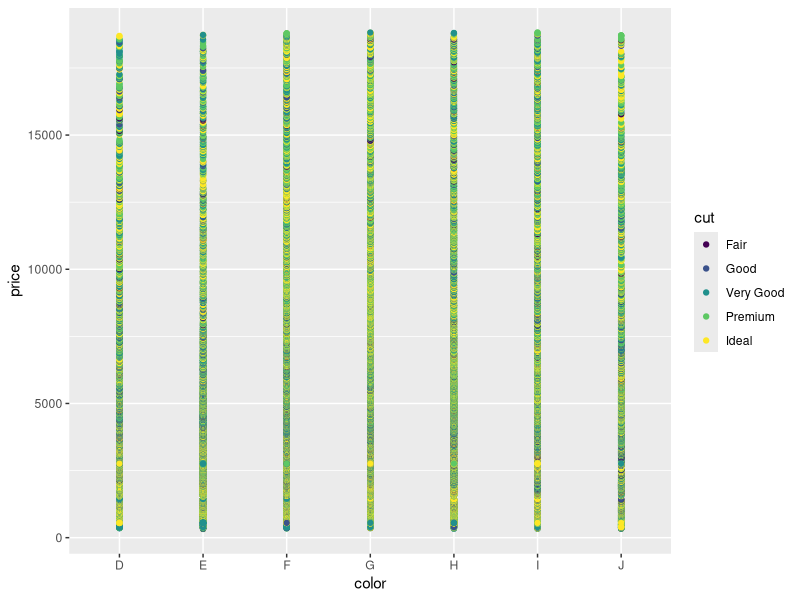
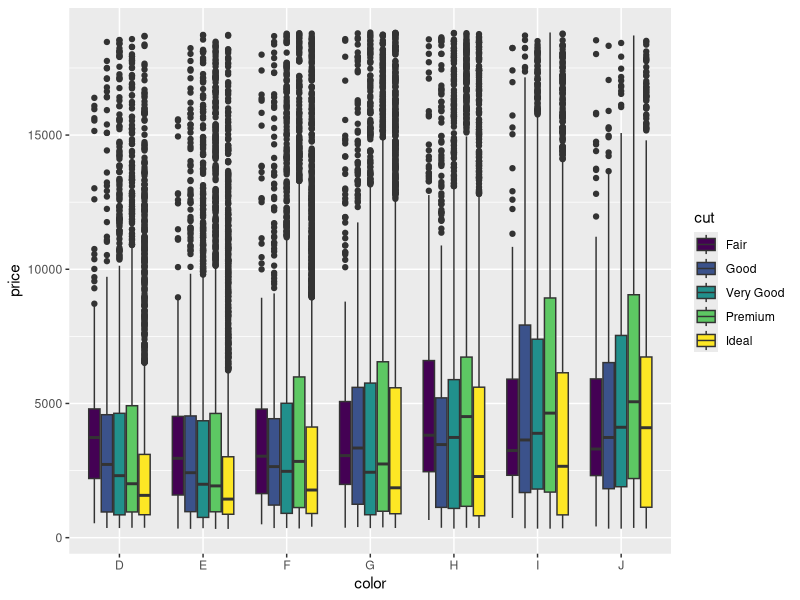
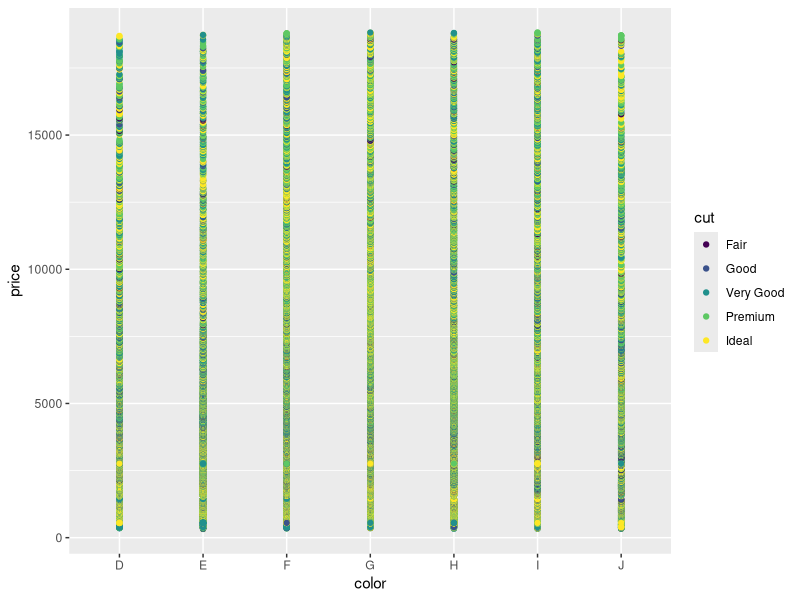

Reproduce these figures in R, in order.
## ---- chunk 1
library(tidyverse)
ggplot(diamonds, aes(color, price, color= cut))+ geom_point()# not super helpful 
ggplot(diamonds, aes(color, price, fill=cut)) + geom_boxplot()
## ---- chunk 2

## ---- chunk 3

## ---- chunk 4

## ---- chunk 5

## ---- chunk 6

## ---- chunk 7

## ---- chunk 8

## ---- chunk 9

## ---- chunk 10
ggplot(diamonds, aes(color, price, color= cut))+ geom_point()


## ---- chunk 11

## ---- chunk 12

## ---- chunk 13

## ---- chunk 14

## ---- chunk 15

## ---- chunk 16
 
## ---- chunk 17
